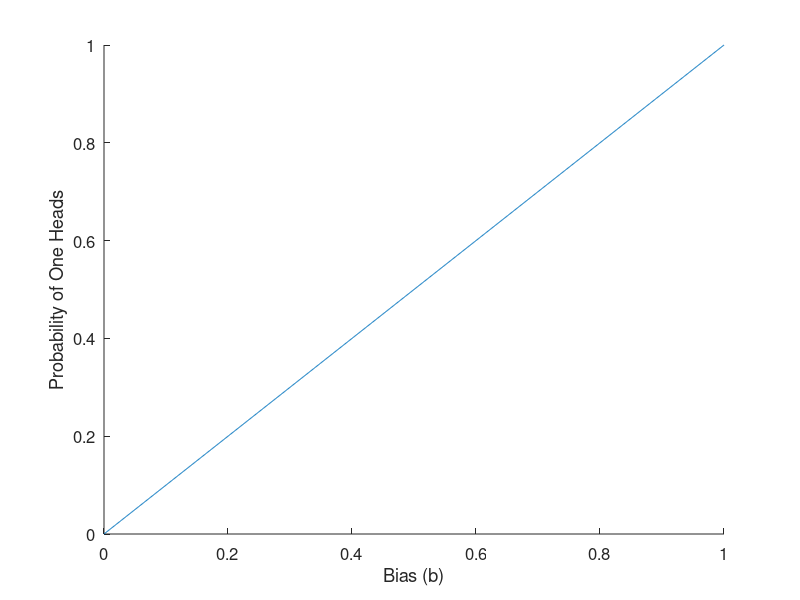
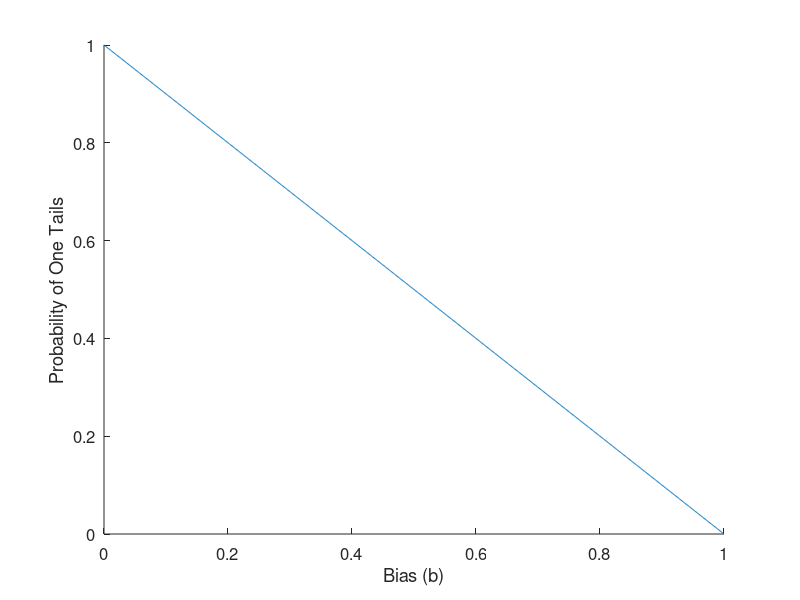
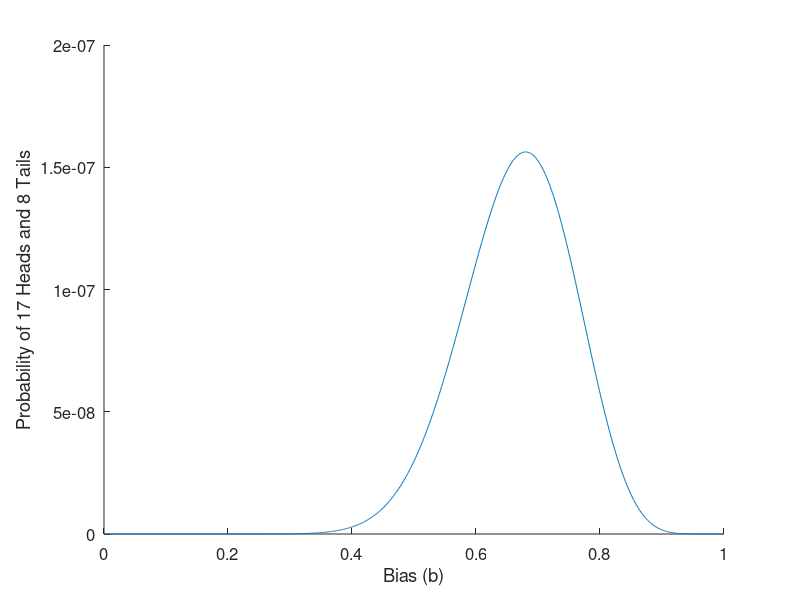
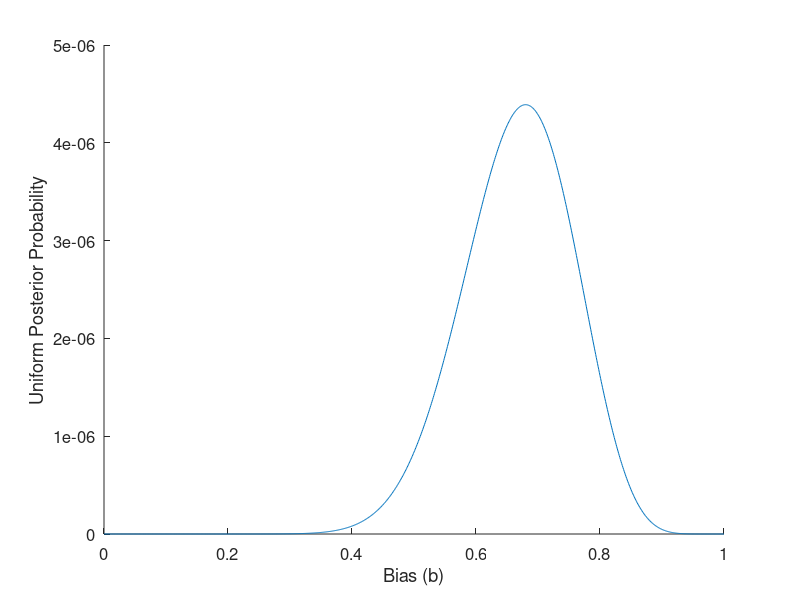

Source code (MATLAB) for these figures, in order:
clear

b = [0:0.001:1];
p_t = 1-b;
p_h = b;

figure(1); clf; hold on;
plot(b,p_h)
xlabel('Bias (b)')
ylabel('Probability of One Heads')
%xlim([0.5 0.8])
set(gca, 'fontsize', 12)
saveas(figure(1),'question1_fig1_A07_probability_one_head.pdf')

figure(1); clf; hold on;
plot(b,p_t)
xlabel('Bias (b)')
ylabel('Probability of One Tails')
%xlim([0.5 0.8])
set(gca, 'fontsize', 12)
saveas(figure(1),'question1_fig2_A07_probability_one_tail.pdf')

p_17h = b.^17;
p_8t = (1-b).^8;

p_17h_8t = p_17h.*p_8t;

figure(1); clf; hold on;
plot(b,p_17h_8t)
xlabel('Bias (b)')
ylabel('Probability of 17 Heads and 8 Tails')
%xlim([0.5 0.8])
set(gca, 'fontsize', 12)
saveas(figure(1),'question1_fig3_A07_probability_17_heads_8_tails.pdf')


uniform_posterior = (p_17h_8t.*(1/length(b)))./sum(p_17h_8t)

figure(1); clf; hold on;
plot(b,uniform_posterior)
xlabel('Bias (b)')
ylabel('Uniform Posterior Probability')
%xlim([0.5 0.8])
set(gca, 'fontsize', 12)
saveas(figure(1),'question1_fig4_A07_uniform_posterior.pdf')


h_b1 = [1:-0.002:0.002]
h_b2 = [0:0.002:1]


h_b3 = horzcat(h_b1,h_b2)

hermione_posterior = (p_17h_8t.*(h_b3))./sum(p_17h_8t)

figure(1); clf; hold on;
plot(b,h_b3)
xlabel('Bias (b)')
ylabel('Hermione Prior Probability')
%xlim([0.5 0.8])
set(gca, 'fontsize', 12)
saveas(figure(1),'question1_fig5_A07_hermione_prior.pdf')



figure(1); clf; hold on;
plot(b,hermione_posterior)
xlabel('Bias (b)')
ylabel('Hermione Posterior Probability')
%xlim([0.5 0.8])
set(gca, 'fontsize', 12)
saveas(figure(1),'question1_fig6_A07_hermione_posterior.pdf')








